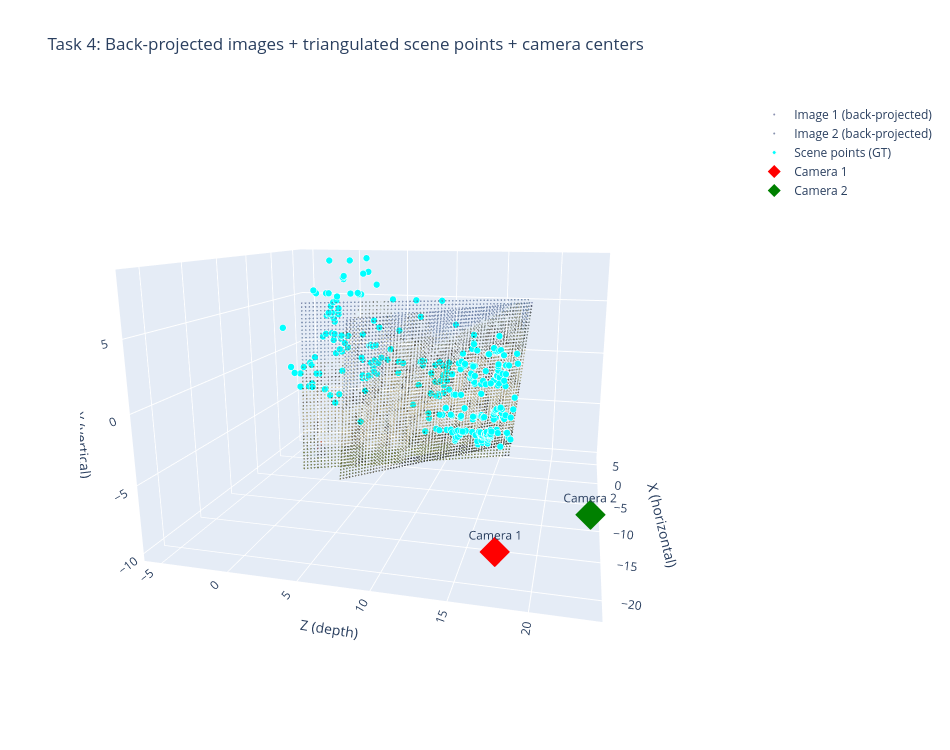

The notebook cell this image was saved under:
### Code cell
# ── Task 4: Interactive 3D visualization with back-projected images ───────────
import plotly.graph_objects as go


def back_project_image(P, img_rgb, scene_pts_3d, subsample=8):
    """Back-project image pixels as a colored point cloud at the scene depth plane.

    For each subsampled pixel (u, v), computes its 3D position by:
      1. Decomposing P = K[R|t] to recover K, R, and camera center C.
      2. Mapping (u, v) → normalized camera ray via K^{-1}.
      3. Scaling the ray to the median scene depth (Z in camera frame).
      4. Rotating back to world coordinates via R^T.

    Args:
        P            : (3, 4) camera projection matrix
        img_rgb      : (H, W, 3) float64 image in [0, 1]
        scene_pts_3d : (N, 3) 3D scene points — used to estimate scene depth
        subsample    : pixel stride for subsampling (lower = denser but slower)

    Returns:
        X_world    : (M, 3) 3D world positions of back-projected pixels
        color_strs : list of 'rgb(r,g,b)' strings for Plotly marker colors
    """
    H, W = img_rgb.shape[:2]
    K, R, tvec, _, _, _, _ = cv2.decomposeProjectionMatrix(P)
    K = K / K[2, 2]
    # cv2.decomposeProjectionMatrix returns the camera center as a homogeneous 4-vec
    C = (tvec[:3] / tvec[3]).ravel()   # (3,) — camera center in world coords

    # Median scene depth in this camera's optical axis
    X_cam_all = (R @ (scene_pts_3d - C).T).T   # X_cam = R(X_world - C)
    depth = np.median(X_cam_all[:, 2])

    u = np.arange(0, W, subsample, dtype=float)
    v = np.arange(0, H, subsample, dtype=float)
    uu, vv = np.meshgrid(u, v)
    pixels = np.stack([uu.ravel(), vv.ravel(), np.ones(uu.size)], axis=0)   # (3, M)

    x_n = np.linalg.inv(K) @ pixels   # (3, M) — normalized ray, z=1
    X_cam = x_n * depth               # (3, M) — scaled to scene depth

    # World coords: X_world = R^T X_cam + C
    X_world = (R.T @ X_cam).T + C     # (M, 3)

    ri = np.clip(vv.ravel().astype(int), 0, H - 1)
    ci = np.clip(uu.ravel().astype(int), 0, W - 1)
    rgb = (img_rgb[ri, ci] * 255).astype(int)
    color_strs = [f'rgb({r},{g},{b})' for r, g, b in rgb]

    return X_world, color_strs


# Axis convention (verified from RQ decomposition of P1/P2):
#   world X ≈ down  →  plot Y = -world X  (vertical/up)
#   world Y ≈ horizontal (the direction cameras are offset from the building)
#   world Z ≈ partially along optical axis
# The building faces toward negative plot-X (cameras sit at plot-X ≈ −15 to −22,
# building at plot-X ≈ 0−4), so the eye looks from the negative-X side.
def w2p(pts):
    """World (X,Y,Z) → Plot (Y, -X, Z): X=horizontal, Y=vertical(up), Z=depth."""
    pts = np.atleast_2d(pts)
    return pts[:, 1], -pts[:, 0], pts[:, 2]


fig4 = go.Figure()

# Back-projected images
X1_bp, c1 = back_project_image(P1, img1_rgb, points3d_gt, subsample=8)
px, py, pz = w2p(X1_bp)
fig4.add_trace(go.Scatter3d(x=px, y=py, z=pz, mode='markers',
    marker=dict(size=1, color=c1, opacity=0.7),
    name='Image 1 (back-projected)'))

X2_bp, c2 = back_project_image(P2, img2_rgb, points3d_gt, subsample=8)
px, py, pz = w2p(X2_bp)
fig4.add_trace(go.Scatter3d(x=px, y=py, z=pz, mode='markers',
    marker=dict(size=1, color=c2, opacity=0.7),
    name='Image 2 (back-projected)'))

# Scene points
px, py, pz = w2p(points3d_gt)
fig4.add_trace(go.Scatter3d(x=px, y=py, z=pz, mode='markers',
    marker=dict(size=4, color='cyan', opacity=1.0, line=dict(width=1, color='white')),
    name='Scene points (GT)'))

# Camera centers
px, py, pz = w2p(C1)
fig4.add_trace(go.Scatter3d(x=[px[0]], y=[py[0]], z=[pz[0]],
    mode='markers+text', marker=dict(size=10, color='red', symbol='diamond'),
    text=['Camera 1'], textposition='top center', name='Camera 1'))

px, py, pz = w2p(C2)
fig4.add_trace(go.Scatter3d(x=[px[0]], y=[py[0]], z=[pz[0]],
    mode='markers+text', marker=dict(size=10, color='green', symbol='diamond'),
    text=['Camera 2'], textposition='top center', name='Camera 2'))

fig4.update_layout(
    title='Task 4: Back-projected images + triangulated scene points + camera centers',
    scene=dict(
        xaxis_title='X (horizontal)',
        yaxis_title='Y (vertical)',
        zaxis_title='Z (depth)',
        aspectmode='data',
        camera=dict(
            up=dict(x=0, y=1, z=0),
            # Eye on the negative-X side: building face and cameras both visible
            eye=dict(x=-2.0, y=0.5, z=0.5)
        )
    ),
    width=950, height=750
)
fig4.show()

### Figure 1 — Plotly figure (JSON) as saved in the notebook; plotly's stock layout.template omitted (floating-point values rounded to 4 significant figures; data arrays with more than 128 entries replaced by an {"elided": "..."} marker saying what was removed)
{"data": [{"marker": {"color": {"elided": "3072 str values"}, "opacity": 0.7, "size": 1}, "mode": "markers", "name": "Image 1 (back-projected)", "type": "scatter3d", "x": {"elided": "3072 float values"}, "y": {"elided": "3072 float values"}, "z": {"elided": "3072 float values"}}, {"marker": {"color": {"elided": "3072 str values"}, "opacity": 0.7, "size": 1}, "mode": "markers", "name": "Image 2 (back-projected)", "type": "scatter3d", "x": {"elided": "3072 float values"}, "y": {"elided": "3072 float values"}, "z": {"elided": "3072 float values"}}, {"marker": {"color": "cyan", "line": {"color": "white", "width": 1}, "opacity": 1, "size": 4}, "mode": "markers", "name": "Scene points (GT)", "type": "scatter3d", "x": {"elided": "309 float values"}, "y": {"elided": "309 float values"}, "z": {"elided": "309 float values"}}, {"marker": {"color": "red", "size": 10, "symbol": "diamond"}, "mode": "markers+text", "name": "Camera 1", "text": ["Camera 1"], "textposition": "top center", "type": "scatter3d", "x": [-21.52], "y": [-7.289], "z": [17.74]}, {"marker": {"color": "green", "size": 10, "symbol": "diamond"}, "mode": "markers+text", "name": "Camera 2", "text": ["Camera 2"], "textposition": "top center", "type": "scatter3d", "x": [-15.39], "y": [-6.894], "z": [23.41]}], "layout": {"height": 750, "scene": {"aspectmode": "data", "camera": {"eye": {"x": -2, "y": 0.5, "z": 0.5}, "up": {"x": 0, "y": 1, "z": 0}}, "xaxis": {"title": {"text": "X (horizontal)"}}, "yaxis": {"title": {"text": "Y (vertical)"}}, "zaxis": {"title": {"text": "Z (depth)"}}}, "title": {"text": "Task 4: Back-projected images + triangulated scene points + camera centers"}, "width": 950}}
